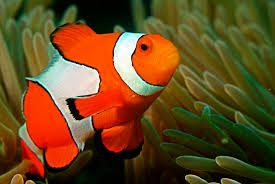
#> input picture Lab_3_Miguel_Sobral_Alonso_Bernabe/data/partA-B/000.jpg, 275 x 184 px; its folder holds only this picture in this run
$ jupyter execute --allow-errors partC.ipynb
#> lines starting #> are read from the running program, lines starting #| are printed output that depends on the picture
# **Sesión 4:** Procesamiento de imagenes y extracción de características

## **Librerías**

[cell 1]
import cv2
import numpy as np
import matplotlib.pyplot as plt
from utils import *
from typing import List, Tuple
import glob

[cell 2]
def opencv_load_images(filenames: List) -> List:
    '''
    Load images cv2.imread function (BGR)
    '''
    return [cv2.imread(filename) for filename in filenames]

source_paths = sorted(glob.glob("../data/partA-B/*"))
opencv_images = opencv_load_images(source_paths)
#> opencv_images = 1 item

# **Apartado C**: Detección de puntos de interés (SIFT)

### **Tarea PREVIA:** Generamos la carpeta "../results/partC", junto con la subcarpeta "feature_extraction". Dentro de esta última, generamos las siguientes subcarpetas: "0_gaussians", "1_difference_of_gaussians", "2_match_features", "3_SIFT"

[cell 3]
import os
# TODO: Define the paths of the results folders and create them

results_path = "../results/partC"
feature_extraction_path = os.path.join(results_path, "feature_extraction")
gaussians_path = os.path.join(feature_extraction_path, "0_gaussians")
dog_path = os.path.join(feature_extraction_path, "1_difference_of_gaussians")
match_features_path = os.path.join(feature_extraction_path, "2_match_features")
sift_path = os.path.join(feature_extraction_path, "3_SIFT")

os.makedirs(results_path, exist_ok=True)
os.makedirs(feature_extraction_path, exist_ok=True)
os.makedirs(gaussians_path, exist_ok=True)
os.makedirs(dog_path, exist_ok=True)
os.makedirs(match_features_path, exist_ok=True)
os.makedirs(sift_path, exist_ok=True)

### **Tarea C.1**: Generar función de filtro gaussiano

Se generará a partir de la imagen de la carpeta `data/partC` las imágenes con el filtrado gaussiano. Para ello se empleará la función `generateGaussianImages()` que tiene que desarrollar empleando la función [`cv2.GaussianBlur()`](https://docs.opencv.org/4.x/d4/d86/group__imgproc__filter.html#gae8bdcd9154ed5ca3cbc1766d960f45c1). Es recomendable visualizar los resultados para comprobar el funcionamiento. Para ello convierta los datos de la imagen a visualizar a `np.uint8`

[cell 4]
# [18 lines left out: function generateGaussianImages, not called in this run]

### **Tarea C.2**: Generación de espacio de escalas con imágenes gaussianas

Empleando la función anterior, complete la siguiente celda para generar las imágenes gaussianas

[cell 5]
#TODO: Load the image in grayscale
image = cv2.imread('../data/partC/0.jpg', cv2.IMREAD_GRAYSCALE)
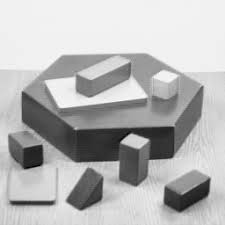
#> input picture Lab_4/data/partC/0.jpg, 225 x 225 px, found by its file name
#> image is the input picture: shape (225, 225); min 0, max 255, mean 182.9
image = image.astype(np.float32)
# Number of differences of gaussians to generate (minimum 3, but with 3 no keypoint survives the refinement step)
intervals = 5
# Initial sigma
sigma = 1.6
# We get the necessary sigmas from the given method generateGaussianSigmas()
#> (the rest of this cell did not finish here and is left out)

### **Tarea C.3**: Generación de diferencias de gaussianas

Utilizando la lista de imágenes gaussianas se generará una lista con las diferencias entre pares consegutivos. Para ello se empleará la función `generateDoGImages()` que tiene que desarrollar empleando la función [`cv2.subtract()`](https://docs.opencv.org/4.x/d2/de8/group__core__array.html#gaa0f00d98b4b5edeaeb7b8333b2de353b)

[cell 6]
# [17 lines left out: function generateDoGImages, not called in this run]

#> (the rest of this cell did not finish here and is left out)

### **Tarea C.4**: Evaluación de extremos

La función `isPixelAnExtremum()` debe evaluar si el pixel central del bloque compuesto por las regiones de las 3 imágenes es un máximo o mínimo entre ellos. Como prevención, tenga en cuenta que puede tomar valores positivos y negativos

[cell 7]
def isPixelAnExtremum(first_subimage, second_subimage, third_subimage, threshold):
    """Return True if the center element of the 3x3x3 array composed of subimages is strictly greater than or less than all its neighbors, False otherwise

    Args:
        first_subimage (np.array): Patch from first gaussian
        second_subimage (np.array): Patch from second gaussian
        third_subimage (np.array): Patch from third gaussian
        threshold (float): Value threshold for the pixel

    Returns:
        Bool: True if maximum or minimum, False otherwise
    """
    extremum = False

    # TODO: Check if the center pixel value is a maximum or a minimum and if its absolute value is higher than the threshold
    center_pixel = second_subimage[1, 1]

    if abs(center_pixel) > threshold:

        second_neighbors = np.delete(second_subimage.flatten(), 4)

        if center_pixel > 0:
            extremum = (center_pixel > np.max(first_subimage) and center_pixel > np.max(second_neighbors) and center_pixel > np.max(third_subimage))

        else:
            extremum = (center_pixel < np.min(first_subimage) and center_pixel < np.min(second_neighbors) and center_pixel < np.min(third_subimage))

    return extremum

[cell 8]
first_subimage = np.zeros((3,3),np.float32)
third_subimage = np.zeros((3,3),np.float32)
second_subimage = np.ones((3,3),np.float32)
isPixelAnExtremum(first_subimage,second_subimage, third_subimage, 0.03)

### **Tarea C.5**: Localización de puntos clave y orientación de los mismos

La función `findScaleSpaceExtrema()` obtendrá los puntos clave y su orientación a partir de las gaussianas y sus diferencias empleando, entre otras, la función `isPixelAnExtremum()`. Deberá completar las partes indicadas para recorrer todos los trios de imágenes consecutivos y evaluar los píxeles necesarios de estos.

[cell 9]
# [21 lines left out: function findScaleSpaceExtrema, not called in this run]

# Keypoint Detection with Taylor Expansion and Contrast Thresholding
threshold = 0.03
#> (the rest of this cell did not finish here and is left out)

Con los puntos clave totalmente definidos y las imágenes gaussianas ya podemos obtener los descriptores con la función proporcionada de `generateDescriptors()`

#> (a cell that did not finish here is left out)

### **Tarea C.6**: Pipeline de generación de puntos clave y descriptores

Complete la función con los métodos desarrollados en tareas previas para generar los puntos clave y descriptores necesarios dada una imagen, un valor de sigma y un número de diferencias de gaussianas

[cell 11]
def computeKeypointsAndDescriptors(image, sigma=1.6, num_intervals=5):
    """Compute SIFT keypoints and descriptors for an input image """
    # TODO: Fill the pipeline to get the keypoint and descriptors as before
    image = image.astype('float32')
    gaussian_kernels = generateGaussianSigmas(sigma, num_intervals)
    gaussian_images = generateGaussianImages(image, gaussian_kernels)
    dog_images = generateDoGImages(gaussian_images)
    keypoints = findScaleSpaceExtrema(gaussian_images, dog_images, num_intervals, sigma)
    descriptors = generateDescriptors(keypoints, gaussian_images)
    return keypoints, descriptors

### **Tarea C.7**: Correspondencia de características entre imágenes

Cargue las imágenes con `cv2` y complete la llamada a la función previa

[cell 12]
# TODO: Load the images with cv2 in grayscale
img1 = opencv_images[0].copy()
#> img1 is the input picture: shape (184, 275, 3); mean B, G, R 30.5, 72.3, 103
#> (the rest of this cell did not finish here and is left out)

#### **Ampliación**: SIFT con OpenCV

[cell 13]
# Load the image
image_0 = cv2.imread('../data/partC/0.jpg', cv2.IMREAD_GRAYSCALE)
image_1 = cv2.imread('../data/partC/0_rot.jpg', cv2.IMREAD_GRAYSCALE)
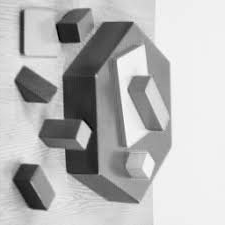
#> input picture Lab_4/data/partC/0_rot.jpg, 225 x 225 px, found by its file name
#> image_1 is the input picture: shape (225, 225); min 0, max 255, mean 182.9

# Create a SIFT detector object
sift = cv2.SIFT_create()

# Detect keypoints and compute descriptors
keypoints_0, descriptors_0 = sift.detectAndCompute(image_0, None)
#> keypoints_0 = 187 keypoints; strongest (x, y, size): (31, 158, 16.2), (87, 195, 20.1), (180, 200, 19.8), (200, 192, 14.8)
keypoints_1, descriptors_1 = sift.detectAndCompute(image_1, None)
#> keypoints_1 = 187 keypoints; strongest (x, y, size): (66, 31, 16.5), (25, 182, 21.2), (29, 87, 20.3), (33, 200, 14.7)

# Draw keypoints on the image
image_with_keypoints_0 = cv2.drawKeypoints(image_0, keypoints_0, None, flags=cv2.DRAW_MATCHES_FLAGS_DRAW_RICH_KEYPOINTS)
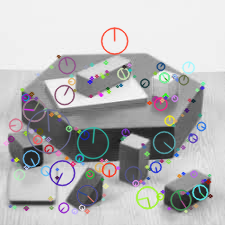
#> image_with_keypoints_0: shape (225, 225, 3); mean of channels 0, 1, 2 182.6, 181.7, 182.1; drawn as B, G, R
image_with_keypoints_1 = cv2.drawKeypoints(image_1, keypoints_1, None, flags=cv2.DRAW_MATCHES_FLAGS_DRAW_RICH_KEYPOINTS)
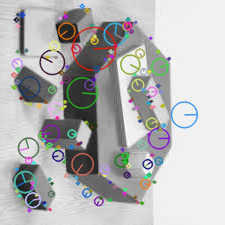
#> image_with_keypoints_1: shape (225, 225, 3); mean of channels 0, 1, 2 181.5, 181.5, 181.6; drawn as B, G, R

plt.imshow(image_with_keypoints_0)
plt.title('Keypoints with Blob Sizes and Orientations')
plt.axis('off')
plt.show()
plt.imshow(image_with_keypoints_1)
plt.title('Keypoints with Blob Sizes and Orientations')
plt.axis('off')
plt.show()

# Initialize BFMatcher
bf = cv2.BFMatcher(cv2.NORM_L2, crossCheck=False)

# Perform KNN matching with k=2 for ratio test
matches = bf.match(descriptors_0, descriptors_1)
#> matches = 187 matches

# sort matches by distance
matches = sorted(matches, key = lambda x:x.distance)


# Draw the good matches
matched_image = cv2.drawMatches(image_0, keypoints_0, image_1, keypoints_1, matches[:50], None,
                                flags=cv2.DrawMatchesFlags_NOT_DRAW_SINGLE_POINTS)
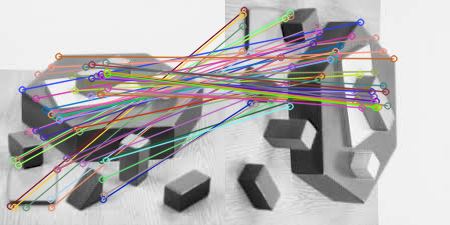
#> matched_image: shape (225, 450, 3); mean of channels 0, 1, 2 179.2, 178.8, 181.8; drawn as B, G, R

cv2.imwrite(os.path.join(sift_path, 'matches_original.jpg'), matched_image)

# Display the matched features
plt.figure(figsize=(12, 6))
plt.imshow(matched_image)
plt.title("Feature Matches")
plt.axis('off')
plt.show()

### **Pregunta C.1**: Correspondencia de imágenes propias y evaluación

Con los métodos desarrollados para la extracción de características, use su *pipeline* y el SIFT de OpenCV con sus propias imágenes (por ejemplo, dos fotos de un mismo objeto desde puntos de vista distintos). Adjunte los resultados de ambos y compárelos extrayendo sus propias conclusiones.

[cell 14]
# TODO: Homework

image_0 = cv2.imread('../data/partC/propia_1.jpg', cv2.IMREAD_GRAYSCALE)
image_1 = cv2.imread('../data/partC/propia_2.jpg', cv2.IMREAD_GRAYSCALE)

#> (the rest of this cell did not finish here and is left out)
